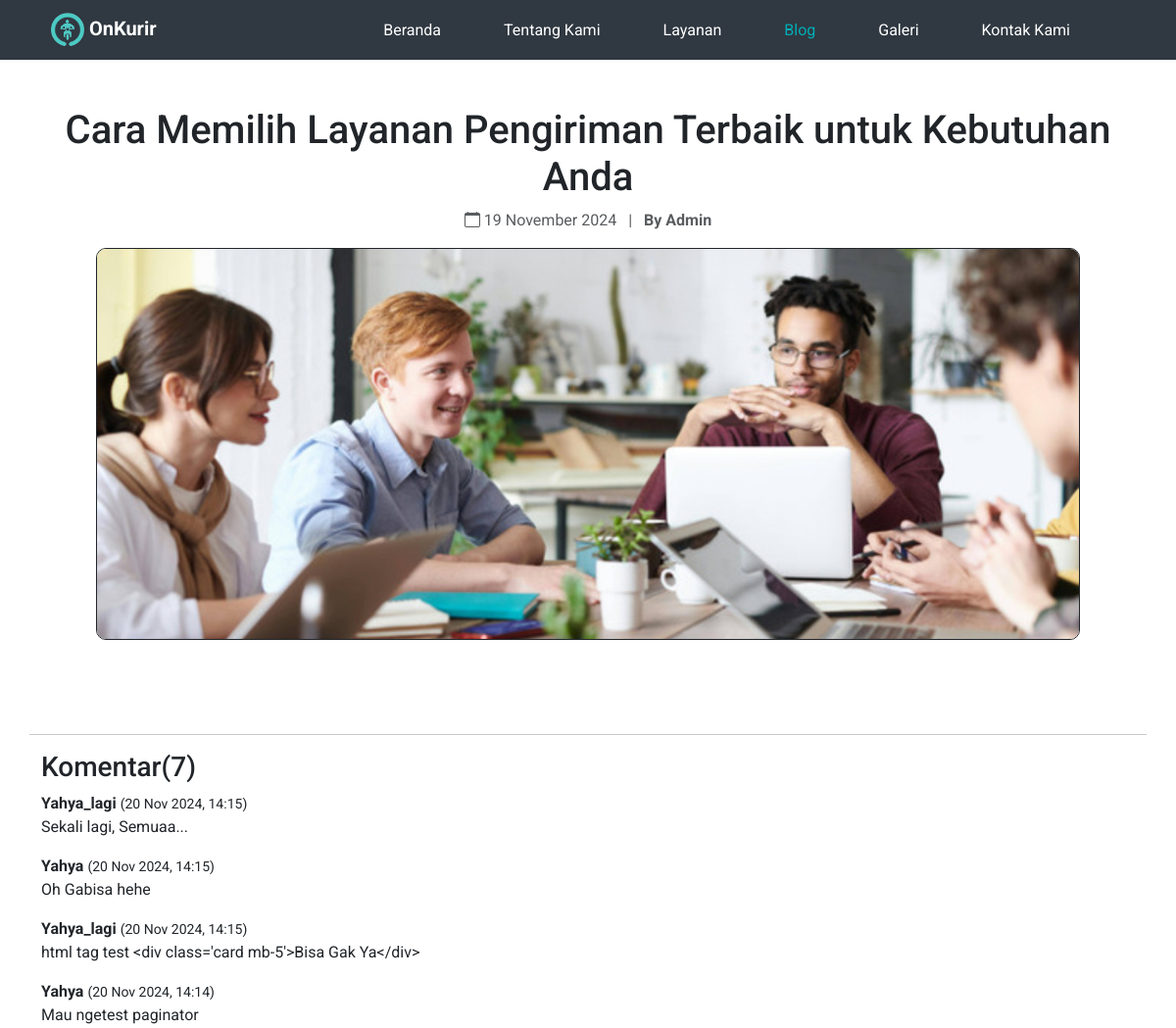
The app's page /blog/6/ (upper part), older data.
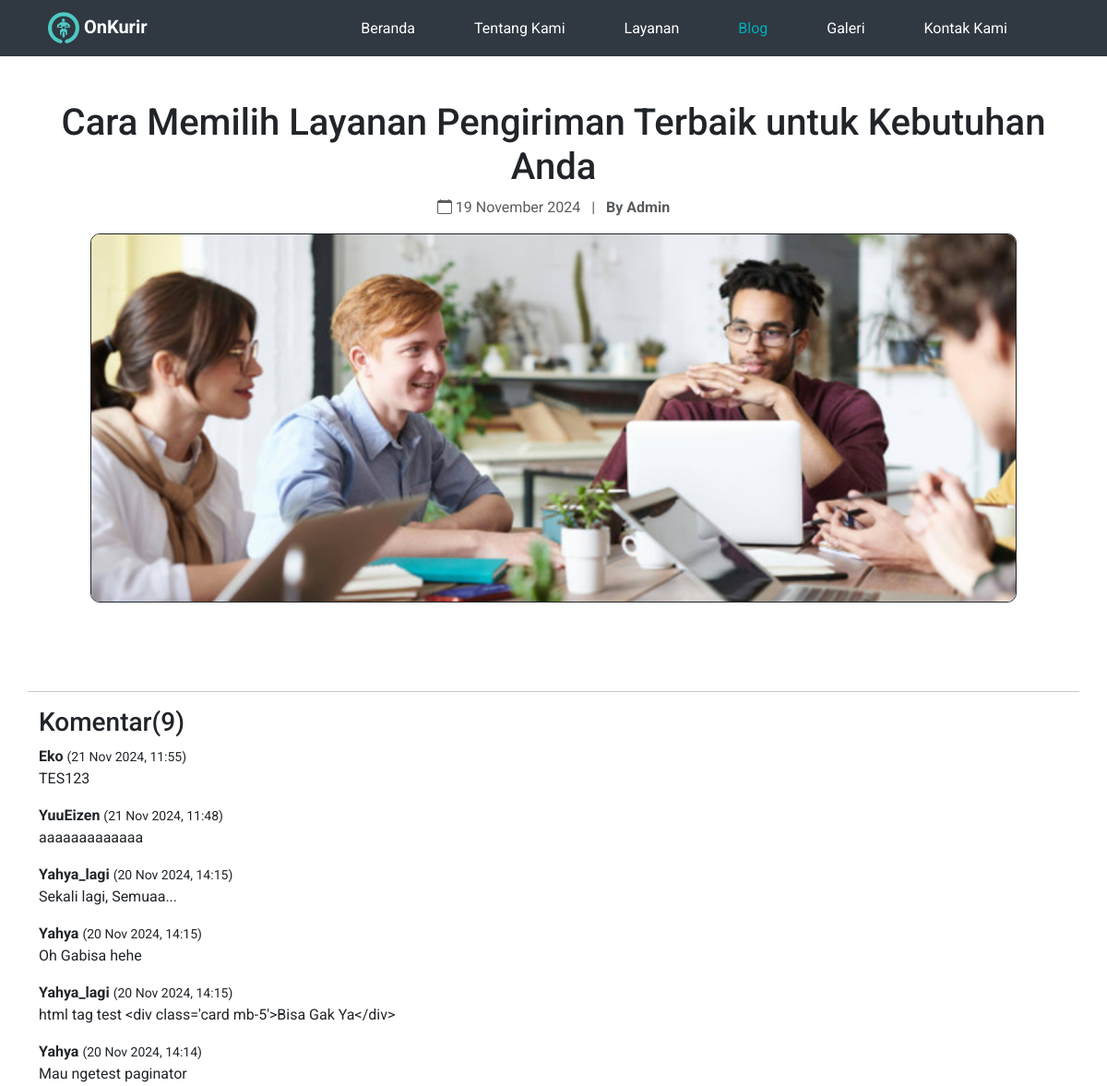
The same page, newer data.
### OnKurir/models.py (models this page shows, shortened)
class Comment(models.Model):
    blog = models.ForeignKey('Blog', on_delete=models.CASCADE, related_name='comments')
    username = models.CharField(max_length=100)
    email = models.EmailField()
    body = models.TextField()
    created_at = models.DateTimeField(auto_now_add=True)

### OnKurir/views.py (the view, shortened to what this page needs)
# urls.py: path('blog/<int:blog_id>/', views.blog_detailed, name='blog_detail'),
def blog_detailed(request, blog_id):
    blog = get_object_or_404(Blog, id=blog_id)
    blog.views += 1
    all_comments = blog.comments.all().order_by('-created_at')
    form = CommentForm()
    context = {
        'blog': blog,
        'comments': all_comments,
        'form': form,
    }
    return render(request, 'blog_detailed.html', context)

### OnKurir/context_processors.py (called while the page is built)
def social_media_links(request):
    return {
        'medias': FooterMedia.objects.all(),
        'footer_TitleTentangKami': TentangKami.objects.first(),
        'footer_TitleVisiMisi': TentangKami.objects.first(),
        'footer_Tim': TentangKami.objects.first(),
        'footer_Galeri': Galeri.objects.first(),
    }

### OnKurir/models.py (called while the page is built)
    def body_as_html(self):
        return markdownify(self.body)

### OnKurir/templates/blog_detailed.html (shortened to what this page needs)
{% extends 'layout.html' %}
{% block content %}
<div class="container mt-5 mb-5">
    <div class="row">
        <div class="col-md-12">
            <h1 class="text-center">{{ blog.title }}</h1>
            <p class="text-muted text-center">
                <i class="bi bi-calendar"></i> {{ blog.date|date:"d F Y" }}
                <span class="mx-2">|</span>
                <strong>By Admin</strong>
            </p>
            {% if blog.image %}
            <div class="d-flex justify-content-center">
                <img src="{{ blog.image.url }}" class="card-img img-fluid" alt="{{ blog.title }}"
                     style="object-fit: cover;
                            height: 400px;
                            max-width: 90%;
                            border-style: solid;
                            border-width: 1px;
                            border-radius: 10px;">
            </div>
            {% endif %}
        </div>
        <hr class="mt-5">
        <div class="comments-section">
            <h3>Komentar({{ comments.count }})</h3>
                <div id="comments-container">
                    {% for comment in comments %}
                    <div class="comment mb-3">
                        <strong>{{ comment.username }}</strong> <small>({{ comment.created_at|date:"d M Y, H:i" }})</small>
                        <p>{{ comment.body }}</p>
                    </div>
                    {% empty %}
                    <p>Belum Ada Komentar</p>
                    {% endfor %}
                </div>
        </div>
    </div>
</div>
{% endblock %}

Row changes from the older to the newer data that the page shows:
added Comment: username "Eko", created_at "21 Nov 2024, 11:55", body "TES123"
added Comment: username "YuuEizen", created_at "21 Nov 2024, 11:48", body "aaaaaaaaaaaaa"
Text that changed along with them:
{{ comments.count }}: "7" → "9"
